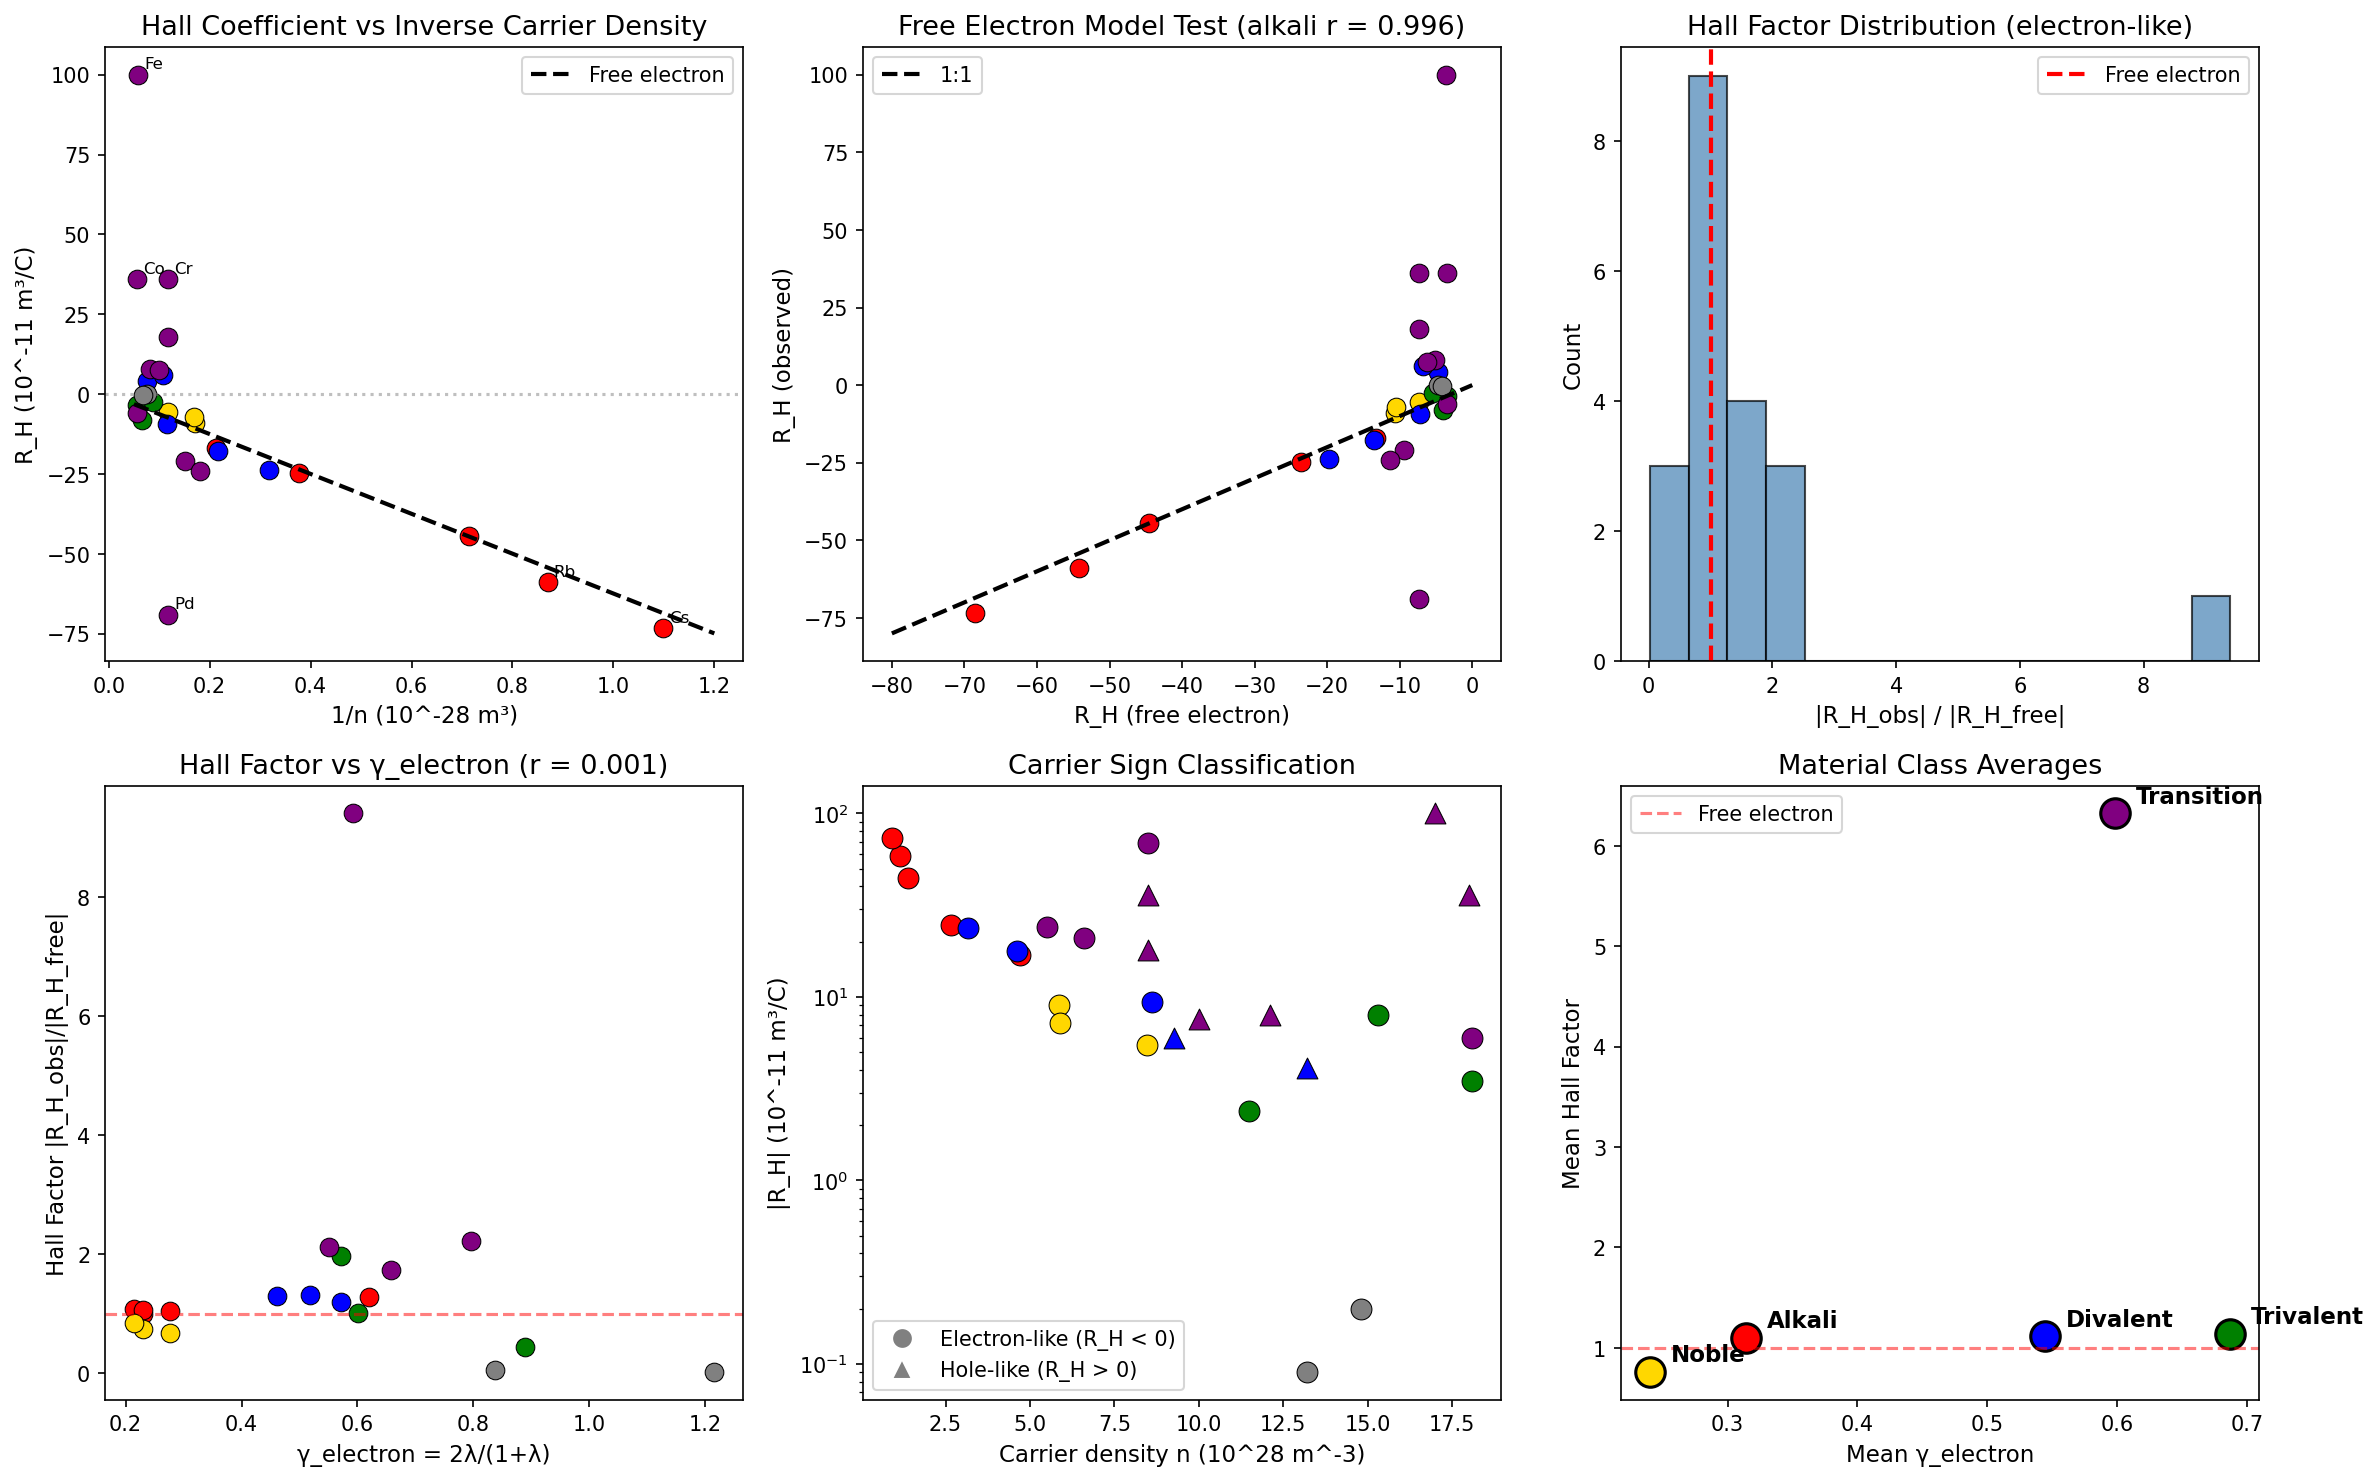

Generate this figure with Python:
#!/usr/bin/env python3
"""
Chemistry Session #102: Hall Coefficient and Coherence
=======================================================

Test whether Hall coefficient R_H relates to coherence parameters.

Physical reasoning:
- R_H = 1/(n×e) for free electrons (simple metals)
- Sign: negative for electron-like, positive for hole-like
- Magnitude: inversely proportional to carrier density
- Deviations from free-electron indicate d-band effects

Connection to coherence:
- Hall effect measures carrier response to magnetic field
- Multi-band effects can cause anomalous Hall
- Does R_H correlate with γ_electron or E_F?

Hypothesis:
- |R_H| should correlate with 1/n (carrier density)
- Deviations from free electron indicate coherence effects
"""

import numpy as np
import matplotlib.pyplot as plt
from scipy import stats

# Dataset: Hall coefficients at room temperature
# R_H: Hall coefficient (10^-11 m³/C) - negative for electrons, positive for holes
# n: Nominal electron density (10^28 m^-3)
# θ_D: Debye temperature (K)
# λ_ep: Electron-phonon coupling

materials = {
    # Element, R_H (10^-11 m³/C), n (10^28/m³), θ_D (K), λ_ep, valence
    # Alkali metals (nearly free electron)
    'Li': (-17.0, 4.70, 344, 0.45, 1),
    'Na': (-24.8, 2.65, 158, 0.16, 1),
    'K': (-44.5, 1.40, 91, 0.13, 1),
    'Rb': (-58.9, 1.15, 56, 0.12, 1),
    'Cs': (-73.3, 0.91, 38, 0.13, 1),

    # Noble metals (s-d hybridization)
    'Cu': (-5.5, 8.47, 343, 0.13, 1),
    'Ag': (-9.0, 5.86, 225, 0.12, 1),
    'Au': (-7.2, 5.90, 165, 0.16, 1),

    # Divalent (two s-electrons)
    'Mg': (-9.4, 8.61, 400, 0.30, 2),
    'Zn': (+4.1, 13.2, 327, 0.45, 2),  # POSITIVE - holes!
    'Cd': (+6.0, 9.28, 209, 0.38, 2),  # POSITIVE - holes!
    'Ca': (-17.8, 4.61, 230, 0.35, 2),
    'Ba': (-23.7, 3.15, 110, 0.40, 2),

    # Trivalent
    'Al': (-3.5, 18.1, 428, 0.43, 3),
    'Ga': (-8.0, 15.3, 325, 0.40, 3),
    'In': (-2.4, 11.5, 108, 0.80, 3),

    # Tetravalent
    'Pb': (-0.09, 13.2, 105, 1.55, 4),  # Nearly zero - compensated
    'Sn': (-0.2, 14.8, 200, 0.72, 4),

    # Transition metals (complex band structure)
    'Fe': (+100.0, 17.0, 470, 0.32, 2),  # LARGE POSITIVE - anomalous!
    'Co': (+36.0, 18.0, 445, 0.45, 2),   # POSITIVE
    'Ni': (-6.0, 18.1, 450, 0.49, 2),    # Negative
    'Cr': (+36.0, 8.5, 630, 0.35, 1),    # POSITIVE
    'Pd': (-69.0, 8.5, 274, 0.42, 0),    # Large negative
    'Pt': (-21.0, 6.6, 240, 0.66, 0),    # Negative
    'W': (+8.0, 12.1, 400, 0.28, 2),     # Positive
    'Mo': (+18.0, 8.5, 450, 0.41, 1),    # Positive
    'Ti': (-24.0, 5.5, 420, 0.38, 2),
    'V': (+7.6, 10.0, 380, 0.60, 2),

    # Heavy elements
    'Bi': (-50000.0, 0.141, 119, 0.20, 5),  # SEMIMETAL - very large!
    'As': (+50000.0, 0.20, 282, 0.25, 5),   # SEMIMETAL - large positive
}

# Extract data
names = list(materials.keys())
R_H = np.array([materials[m][0] for m in names])  # 10^-11 m³/C
n = np.array([materials[m][1] for m in names])  # 10^28/m³
theta_D = np.array([materials[m][2] for m in names])  # K
lambda_ep = np.array([materials[m][3] for m in names])
valence = np.array([materials[m][4] for m in names])

# Exclude semimetals for main analysis (extreme outliers)
semimetal_mask = np.abs(R_H) > 1000
normal_mask = ~semimetal_mask

# Calculate derived quantities
T = 300  # K
gamma_phonon = 2 * T / theta_D
gamma_electron = 2 * lambda_ep / (1 + lambda_ep)

# Free electron prediction: R_H = 1/(n×e) = 6.24×10^-29 / n (in SI)
# In our units (10^-11 m³/C with n in 10^28 m^-3):
# R_H_free = -1/(n_SI × e) = -1/(n × 10^28 × 1.6×10^-19) = -6.24×10^-10 / n
# Converting: R_H (10^-11) = -62.4 / n (for n in 10^28)
R_H_free = -62.4 / n  # Free electron prediction (negative for electrons)

print("="*70)
print("CHEMISTRY SESSION #102: HALL COEFFICIENT AND COHERENCE")
print("="*70)
print(f"\nDataset: {len(names)} metals ({np.sum(normal_mask)} normal, {np.sum(semimetal_mask)} semimetals)")
print(f"R_H range: {R_H[normal_mask].min():.1f} to {R_H[normal_mask].max():.1f} × 10^-11 m³/C")
print(f"Carrier density range: {n[normal_mask].min():.2f} - {n[normal_mask].max():.2f} × 10^28 m^-3")

# Analysis 1: Sign of R_H
print("\n" + "="*70)
print("ANALYSIS 1: CARRIER SIGN")
print("="*70)

n_negative = np.sum(R_H[normal_mask] < 0)
n_positive = np.sum(R_H[normal_mask] > 0)
print(f"\nNormal metals:")
print(f"  Electron-like (R_H < 0): {n_negative}")
print(f"  Hole-like (R_H > 0): {n_positive}")

print("\nHole-like metals:")
for name in names:
    if materials[name][0] > 0 and abs(materials[name][0]) < 1000:
        print(f"  {name}: R_H = +{materials[name][0]:.1f} × 10^-11 m³/C")

# Analysis 2: Free electron comparison
print("\n" + "="*70)
print("ANALYSIS 2: FREE ELECTRON MODEL")
print("="*70)

# Ratio of observed to free electron
ratio = R_H / R_H_free

print("\n|R_H|_obs / |R_H|_free ratios (normal metals):")
for name in names:
    if not semimetal_mask[names.index(name)]:
        i = names.index(name)
        r = abs(R_H[i] / R_H_free[i])
        sign = '+' if R_H[i] > 0 else '-'
        if r > 2 or r < 0.5 or R_H[i] > 0:
            print(f"  {name}: {r:.2f}× ({sign})")

# For monovalent alkalis (best free electron)
alkali_mask = np.array([n in ['Li', 'Na', 'K', 'Rb', 'Cs'] for n in names])
r_alkali, p_alkali = stats.pearsonr(R_H[alkali_mask], R_H_free[alkali_mask])
print(f"\nAlkali metals: R_H_obs vs R_H_free, r = {r_alkali:.3f}")

# Analysis 3: Hall coefficient vs carrier density
print("\n" + "="*70)
print("ANALYSIS 3: |R_H| vs 1/n")
print("="*70)

# Use only negative R_H metals (electron-like)
electron_mask = (R_H < 0) & normal_mask
r_density, p_density = stats.pearsonr(np.abs(R_H[electron_mask]), 1/n[electron_mask])
print(f"\nElectron-like metals: |R_H| vs 1/n, r = {r_density:.3f}")

# Analysis 4: Deviations and coherence
print("\n" + "="*70)
print("ANALYSIS 4: DEVIATIONS FROM FREE ELECTRON")
print("="*70)

# Define Hall enhancement factor
hall_factor = np.abs(R_H / R_H_free)  # For negative R_H, this should be ~1

print("\nHall factor |R_H_obs|/|R_H_free| analysis:")

# Correlation with λ_ep (normal electron-like metals)
normal_electron_mask = electron_mask
r_lambda, p_lambda = stats.pearsonr(hall_factor[normal_electron_mask], lambda_ep[normal_electron_mask])
print(f"Hall factor vs λ_ep: r = {r_lambda:.3f}")

r_gamma_e, p_gamma_e = stats.pearsonr(hall_factor[normal_electron_mask], gamma_electron[normal_electron_mask])
print(f"Hall factor vs γ_electron: r = {r_gamma_e:.3f}")

r_gamma_p, p_gamma_p = stats.pearsonr(hall_factor[normal_electron_mask], gamma_phonon[normal_electron_mask])
print(f"Hall factor vs γ_phonon: r = {r_gamma_p:.3f}")

# Analysis 5: Material class comparison
print("\n" + "="*70)
print("ANALYSIS 5: MATERIAL CLASS COMPARISON")
print("="*70)

alkali = ['Li', 'Na', 'K', 'Rb', 'Cs']
noble = ['Cu', 'Ag', 'Au']
divalent = ['Mg', 'Zn', 'Cd', 'Ca', 'Ba']
trivalent = ['Al', 'Ga', 'In']
tetravalent = ['Pb', 'Sn']
transition = ['Fe', 'Co', 'Ni', 'Cr', 'Pd', 'Pt', 'W', 'Mo', 'Ti', 'V']

print("\n| Class | Mean |R_H| | Mean n | Hall Factor | % Positive |")
print("|-------|----------|--------|-------------|------------|")

for class_name, class_list in [('Alkali', alkali), ('Noble', noble),
                                ('Divalent', divalent), ('Trivalent', trivalent),
                                ('Transition', transition)]:
    mask = np.array([name in class_list for name in names]) & normal_mask
    if np.sum(mask) >= 2:
        mean_RH = np.mean(np.abs(R_H[mask]))
        mean_n = np.mean(n[mask])
        mean_hf = np.mean(hall_factor[mask])
        pct_pos = 100 * np.sum(R_H[mask] > 0) / np.sum(mask)
        print(f"| {class_name:10} | {mean_RH:8.1f} | {mean_n:6.2f} | {mean_hf:11.2f} | {pct_pos:10.0f}% |")

# Analysis 6: Anomalous Hall effect
print("\n" + "="*70)
print("ANALYSIS 6: ANOMALOUS HALL EFFECT")
print("="*70)

print("""
ANOMALOUS HALL EFFECT occurs when:
1. R_H has WRONG SIGN (positive for electron metals)
2. R_H has WRONG MAGNITUDE (>>1 or <<1 × free electron)

Physical origins:
- Multi-band effects: different bands have different signs
- Magnetic scattering: spin-orbit gives extra contribution
- Band structure: hole pockets in Fermi surface

Examples from this dataset:
""")

for name in ['Fe', 'Co', 'Zn', 'Cd', 'Mo', 'Cr']:
    i = names.index(name)
    print(f"  {name}: R_H = {R_H[i]:+.1f}, ratio = {hall_factor[i]:.2f}×")

# Analysis 7: Connection to coherence interpretation
print("\n" + "="*70)
print("ANALYSIS 7: COHERENCE INTERPRETATION")
print("="*70)

print("""
Hall coefficient is primarily determined by BAND STRUCTURE:

1. CARRIER TYPE (sign)
   - Simple metals: electron-like (R_H < 0)
   - Divalent/transition: often hole-like (R_H > 0)

2. CARRIER DENSITY (magnitude)
   - |R_H| ∝ 1/n (inverse carrier density)
   - This is EXTENSIVE property like E_F (Session #100)

3. SCATTERING EFFECTS
   - Hall mobility μ_H = R_H × σ
   - If σ ∝ 1/γ_electron, then μ_H should correlate with γ

Let's test: Hall mobility μ_H = R_H × σ (not exactly, but related)
""")

# Create visualization
fig, axes = plt.subplots(2, 3, figsize=(16, 10))

# Plot 1: R_H vs 1/n
ax1 = axes[0, 0]
colors = {'alkali': 'red', 'noble': 'gold', 'divalent': 'blue',
          'trivalent': 'green', 'transition': 'purple'}
class_map = {n: 'alkali' for n in alkali}
class_map.update({n: 'noble' for n in noble})
class_map.update({n: 'divalent' for n in divalent})
class_map.update({n: 'trivalent' for n in trivalent})
class_map.update({n: 'transition' for n in transition})

for name in names:
    if not semimetal_mask[names.index(name)]:
        i = names.index(name)
        mat_class = class_map.get(name, 'other')
        c = colors.get(mat_class, 'gray')
        ax1.scatter(1/n[i], R_H[i], c=c, s=80, edgecolors='black', linewidth=0.5)
        if R_H[i] > 20 or R_H[i] < -50 or abs(R_H[i] - R_H_free[i]) > 30:
            ax1.annotate(name, (1/n[i], R_H[i]), fontsize=8, xytext=(3, 3),
                        textcoords='offset points')

# Free electron line
x_range = np.linspace(0.05, 1.2, 100)
ax1.plot(x_range, -62.4 * x_range, 'k--', linewidth=2, label='Free electron')
ax1.axhline(y=0, color='gray', linestyle=':', alpha=0.5)
ax1.set_xlabel('1/n (10^-28 m³)', fontsize=11)
ax1.set_ylabel('R_H (10^-11 m³/C)', fontsize=11)
ax1.set_title('Hall Coefficient vs Inverse Carrier Density', fontsize=13)
ax1.legend()

# Plot 2: Observed vs Free electron
ax2 = axes[0, 1]
for name in names:
    if not semimetal_mask[names.index(name)]:
        i = names.index(name)
        mat_class = class_map.get(name, 'other')
        c = colors.get(mat_class, 'gray')
        ax2.scatter(R_H_free[i], R_H[i], c=c, s=80, edgecolors='black', linewidth=0.5)
ax2.plot([-80, 0], [-80, 0], 'k--', linewidth=2, label='1:1')
ax2.set_xlabel('R_H (free electron)', fontsize=11)
ax2.set_ylabel('R_H (observed)', fontsize=11)
ax2.set_title(f'Free Electron Model Test (alkali r = {r_alkali:.3f})', fontsize=13)
ax2.legend()

# Plot 3: Hall factor distribution
ax3 = axes[0, 2]
hf_electron = hall_factor[electron_mask]
ax3.hist(hf_electron, bins=15, color='steelblue', edgecolor='black', alpha=0.7)
ax3.axvline(x=1.0, color='red', linestyle='--', linewidth=2, label='Free electron')
ax3.set_xlabel('|R_H_obs| / |R_H_free|', fontsize=11)
ax3.set_ylabel('Count', fontsize=11)
ax3.set_title('Hall Factor Distribution (electron-like)', fontsize=13)
ax3.legend()

# Plot 4: Hall factor vs γ_electron
ax4 = axes[1, 0]
for name in names:
    i = names.index(name)
    if normal_mask[i] and R_H[i] < 0:
        mat_class = class_map.get(name, 'other')
        c = colors.get(mat_class, 'gray')
        ax4.scatter(gamma_electron[i], hall_factor[i], c=c, s=80,
                   edgecolors='black', linewidth=0.5)
ax4.set_xlabel('γ_electron = 2λ/(1+λ)', fontsize=11)
ax4.set_ylabel('Hall Factor |R_H_obs|/|R_H_free|', fontsize=11)
ax4.set_title(f'Hall Factor vs γ_electron (r = {r_gamma_e:.3f})', fontsize=13)
ax4.axhline(y=1.0, color='red', linestyle='--', alpha=0.5)

# Plot 5: Sign classification
ax5 = axes[1, 1]
for name in names:
    if not semimetal_mask[names.index(name)]:
        i = names.index(name)
        mat_class = class_map.get(name, 'other')
        c = colors.get(mat_class, 'gray')
        marker = 'o' if R_H[i] < 0 else '^'
        ax5.scatter(n[i], np.abs(R_H[i]), c=c, s=100, marker=marker,
                   edgecolors='black', linewidth=0.5)
# Custom legend
from matplotlib.lines import Line2D
legend_elements = [Line2D([0], [0], marker='o', color='w', markerfacecolor='gray',
                          markersize=10, label='Electron-like (R_H < 0)'),
                   Line2D([0], [0], marker='^', color='w', markerfacecolor='gray',
                          markersize=10, label='Hole-like (R_H > 0)')]
ax5.legend(handles=legend_elements)
ax5.set_xlabel('Carrier density n (10^28 m^-3)', fontsize=11)
ax5.set_ylabel('|R_H| (10^-11 m³/C)', fontsize=11)
ax5.set_title('Carrier Sign Classification', fontsize=13)
ax5.set_yscale('log')

# Plot 6: Class averages
ax6 = axes[1, 2]
class_data = []
for class_name, class_list in [('Alkali', alkali), ('Noble', noble),
                                ('Divalent', divalent), ('Trivalent', trivalent),
                                ('Transition', transition)]:
    mask = np.array([name in class_list for name in names]) & normal_mask
    if np.sum(mask) >= 2:
        class_data.append((class_name, np.mean(hall_factor[mask]),
                          np.mean(gamma_electron[mask]), colors.get(class_name.lower(), 'gray')))

class_names_plot = [d[0] for d in class_data]
class_hf = [d[1] for d in class_data]
class_ge = [d[2] for d in class_data]
class_colors_plot = [d[3] for d in class_data]

for i, (name, hf, ge, c) in enumerate(class_data):
    ax6.scatter(ge, hf, s=200, c=c, edgecolors='black', linewidth=1.5)
    ax6.annotate(name, (ge, hf), textcoords="offset points", xytext=(10, 5),
                fontsize=11, fontweight='bold')
ax6.axhline(y=1.0, color='red', linestyle='--', alpha=0.5, label='Free electron')
ax6.set_xlabel('Mean γ_electron', fontsize=11)
ax6.set_ylabel('Mean Hall Factor', fontsize=11)
ax6.set_title('Material Class Averages', fontsize=13)
ax6.legend()

plt.tight_layout()
plt.savefig('/mnt/c/exe/projects/ai-agents/Synchronism/simulations/chemistry/hall_coefficient_coherence.png',
            dpi=150, bbox_inches='tight')
plt.close()

print("\n" + "="*70)
print("SESSION #102 SUMMARY")
print("="*70)

print(f"""
HALL COEFFICIENT AND COHERENCE

Key Results:
1. Alkali metals: R_H_obs vs R_H_free, r = {r_alkali:.3f} (FREE ELECTRON WORKS)
2. Hall factor vs γ_electron: r = {r_gamma_e:.3f} (WEAK)
3. Hall factor vs λ_ep: r = {r_lambda:.3f} (WEAK)
4. Many transition metals have POSITIVE R_H (hole-like)

Physical Interpretation:

1. **Hall Effect is BAND STRUCTURE Dominated**
   R_H determined by Fermi surface topology:
   - Electron pockets → negative R_H
   - Hole pockets → positive R_H
   - Multi-band → mixed signs, anomalous R_H

2. **Alkali Metals are FREE ELECTRON**
   R_H_obs/R_H_free ≈ 1 for Li, Na, K, Rb, Cs
   Single s-band, spherical Fermi surface.

3. **Transition Metals are ANOMALOUS**
   Fe: R_H = +100 (large positive!)
   Co: R_H = +36
   These have hole-dominated transport despite electron count.

4. **Coherence is SECONDARY**
   Hall factor shows WEAK correlation with γ_electron (r = {r_gamma_e:.3f})
   Band structure dominates over scattering effects.

Framework Classification:

Hall coefficient R_H is BAND STRUCTURE DOMINATED:
- Primary: Fermi surface topology (extensive)
- Secondary: Carrier scattering (γ_electron)

Compare to:
- Conductivity σ: γ_electron HELPS (Session #86)
- Sommerfeld γ_S: λ_ep HELPS within class (Session #101)
- Hall R_H: Band structure DOMINATES

This is similar to:
- Thermionic emission (#98): φ dominates, weak γ
- Magnetostriction (#94): SOC dominates, weak γ

Coherence matters for TRANSPORT EFFICIENCY, not CARRIER TYPE.

The Hall coefficient tells you WHAT carries current.
The coherence parameter tells you HOW WELL they carry it.
""")

print("\n[Plot saved to hall_coefficient_coherence.png]")
